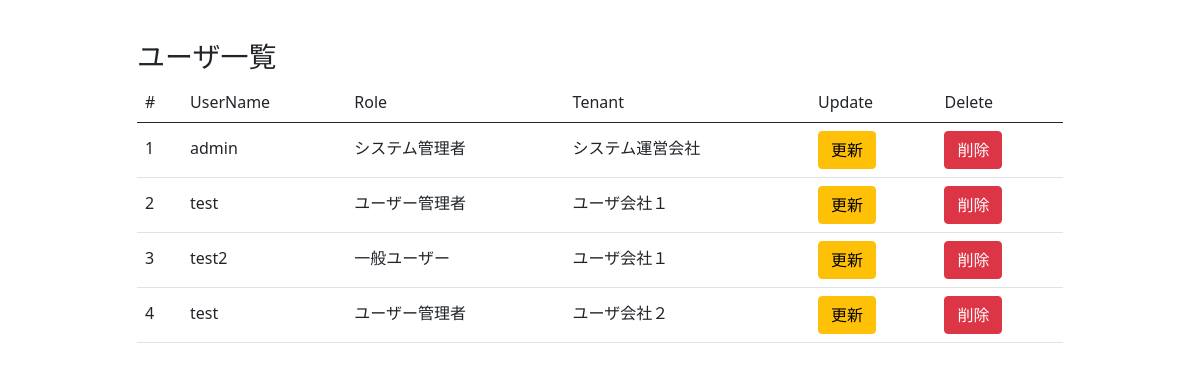
/gs_kadai09/php/view/user_list.php, run on the app's committed database.
### tables this page shows
CREATE TABLE `users` (
  `user_id` int(11) NOT NULL,
  `user_name` varchar(50) NOT NULL,
  `password` varchar(20) NOT NULL,
  `role` int(11) NOT NULL,
  `user_tenant` char(7) NOT NULL
);

CREATE TABLE `roles` (
  `role_id` int(11) NOT NULL,
  `role_name` varchar(50) NOT NULL
);

CREATE TABLE `tenants` (
  `tenant_id` char(7) NOT NULL,
  `tenant_name` varchar(50) NOT NULL
);

### gs_kadai09/php/common/funcs.php (called while the page is built, shortened)
<?php
  function h($str) {
    return htmlspecialchars($str, ENT_QUOTES, 'UTF-8');
  }
?>

### gs_kadai09/php/view/user_list.php (the view, shortened to what this page needs)
<?php
    require_once('../common/funcs.php');
    $pdo = db_conn();
    $stmt = $pdo->prepare("SELECT users.user_id, users.user_name, roles.role_name, tenant_name FROM users
        JOIN roles ON users.role = roles.role_id
        JOIN tenants ON users.user_tenant = tenants.tenant_id");
    $status = $stmt->execute();
?>
<!DOCTYPE html>
<html lang="ja">
<head>
    <link rel="stylesheet" href="../../css/reset.css">
    <link rel="stylesheet" href="../../css/style.css">
    <link href="https://cdn.jsdelivr.net/npm/bootstrap@5.0.2/dist/css/bootstrap.min.css" rel="stylesheet"
>
</head>
<body>
    <div class="wrapper-list d-flex align-items-top">
        <div class="container">
            <div class="row">
                <div class="col-1"></div>
                <div class="col-10">
                <h3>ユーザ一覧</h3>
                <table class="table table-hover">
                    <thead>
                        <tr>
                            <th scope="col">#</th>
                            <th scope="col">UserName</th>
                            <th scope="col">Role</th>
                            <th scope="col">Tenant</th>
                            <th scope="col">Update</th>
                            <th scope="col">Delete</th>
                        </tr>
                    </thead>
                    <tbody>
                    <?php
                        $i = 1;
                        while($result = $stmt->fetch(PDO::FETCH_ASSOC)) {
                            echo "<tr>";
                            echo "<td>" . $i . "</td>";
                            echo "<td>" . h($result['user_name']) . "</td>";
                            echo "<td>" . h($result['role_name']) . "</td>";
                            echo "<td>" . h($result['tenant_name']) . "</td>";
                            echo "<td><form action='http://localhost/gs_code/gs_kadai09/php/view/user_update.php' method='post'>";
                            echo "<button type='submit' class='btn btn-warning'>更新</button>";
                            echo "</form></td>";
                            echo "<td><form action='http://localhost/gs_code/gs_kadai09/php/act/user_delete_act.php' method='post'>";
                            echo "<button type='submit' class='btn btn-danger'>削除</button>";
                            echo "</form></td>";
                            $i++;
                        }
                    ?>
                    </tbody>
                    </table>
                </div>
                <div class="col-1"></div>
            </div>
        </div>
    </div>
</body>
</html>

### gs_kadai09/css/style.css (style rules this page uses)
.wrapper-list { margin-top: 5vh; height: 80vh; }

### data on the page
users: user_name "admin", roles.role_name "システム管理者", tenants.tenant_name "システム運営会社"
users: user_name "test", roles.role_name "ユーザー管理者", tenants.tenant_name "ユーザ会社１"
users: user_name "test2", roles.role_name "一般ユーザー", tenants.tenant_name "ユーザ会社１"
users: user_name "test", roles.role_name "ユーザー管理者", tenants.tenant_name "ユーザ会社２"
